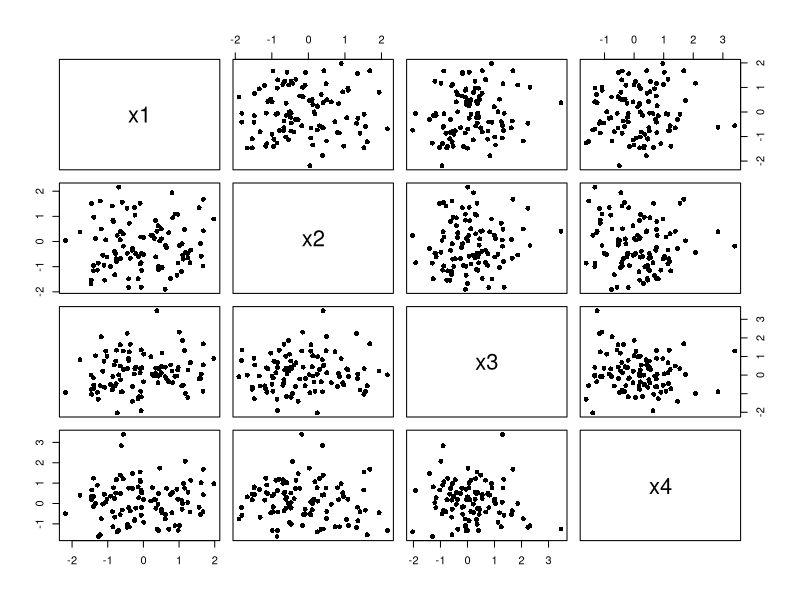
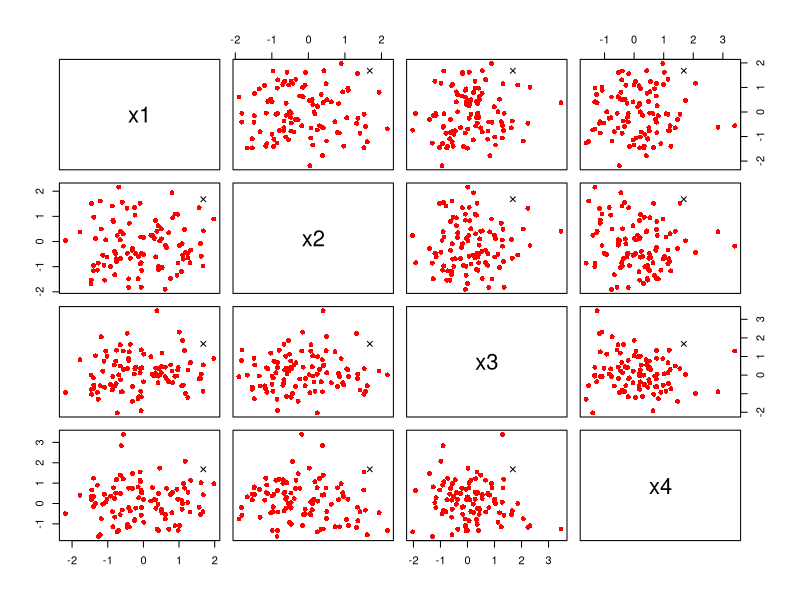

Write R code to recreate these figures, in order.


require(MASS)
X <- mvrnorm(100, c(0,0,0,0), Sigma = matrix(c(1,0,0,0,0,1,0,0,0,0,1,0,0,0,0,1),4,4))
X[100,] <- c(1.68, 1.68, 1.68, 1.68)
colnames(X) <- c("x1", "x2", "x3", "x4") 
pairs(X, pch = 16)
pairs(X, col = c(rep("red", 99), "black"), pch = c(rep(16,99), 4))